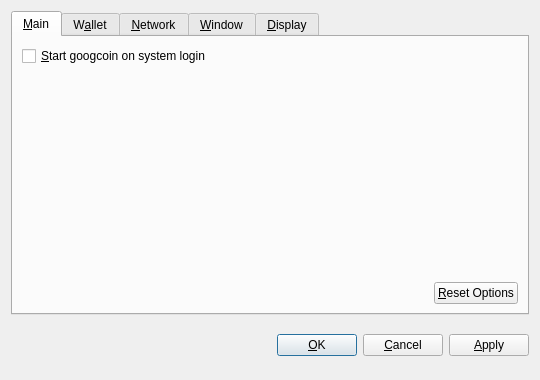
<?xml version="1.0" encoding="UTF-8"?>
<ui version="4.0">
 <class>OptionsDialog</class>
 <widget class="QDialog" name="OptionsDialog">
  <property name="geometry">
   <rect>
    <x>0</x>
    <y>0</y>
    <width>540</width>
    <height>380</height>
   </rect>
  </property>
  <property name="windowTitle">
   <string>Options</string>
  </property>
  <property name="modal">
   <bool>true</bool>
  </property>
  <layout class="QVBoxLayout" name="verticalLayout">
   <item>
    <widget class="QTabWidget" name="tabWidget">
     <property name="tabPosition">
      <enum>QTabWidget::North</enum>
     </property>
     <property name="currentIndex">
      <number>0</number>
     </property>
     <widget class="QWidget" name="tabMain">
      <attribute name="title">
       <string>&amp;Main</string>
      </attribute>
      <layout class="QVBoxLayout" name="verticalLayout_Main">
       <item>
        <widget class="QCheckBox" name="bitcoinAtStartup">
         <property name="toolTip">
          <string>Automatically start googcoin after logging in to the system.</string>
         </property>
         <property name="text">
          <string>&amp;Start googcoin on system login</string>
         </property>
        </widget>
       </item>
       <item>
        <spacer name="verticalSpacer_Main">
         <property name="orientation">
          <enum>Qt::Vertical</enum>
         </property>
         <property name="sizeHint" stdset="0">
          <size>
           <width>20</width>
           <height>40</height>
          </size>
         </property>
        </spacer>
       </item>
       <item>
        <layout class="QHBoxLayout" name="horizontalLayout_2_Main">
         <item>
          <spacer name="horizontalSpacer_2_Main">
           <property name="orientation">
            <enum>Qt::Horizontal</enum>
           </property>
           <property name="sizeHint" stdset="0">
            <size>
             <width>40</width>
             <height>20</height>
            </size>
           </property>
          </spacer>
         </item>
         <item>
          <widget class="QPushButton" name="resetButton">
           <property name="toolTip">
            <string>Reset all client options to default.</string>
           </property>
           <property name="text">
            <string>&amp;Reset Options</string>
           </property>
           <property name="autoDefault">
            <bool>false</bool>
           </property>
          </widget>
         </item>
        </layout>
       </item>
      </layout>
     </widget>
     <widget class="QWidget" name="tabWallet">
      <attribute name="title">
       <string>W&amp;allet</string>
      </attribute>
      <layout class="QVBoxLayout" name="verticalLayout_Network">
       <item>
        <widget class="QLabel" name="transactionFeeInfoLabel">
         <property name="text">
          <string>Optional transaction fee per kB that helps make sure your transactions are processed quickly. Most transactions are 1 kB.</string>
         </property>
         <property name="textFormat">
          <enum>Qt::PlainText</enum>
         </property>
         <property name="wordWrap">
          <bool>true</bool>
         </property>
        </widget>
       </item>
       <item>
        <layout class="QHBoxLayout" name="horizontalLayout_1_Main">
         <item>
          <widget class="QLabel" name="transactionFeeLabel">
           <property name="text">
            <string>Pay transaction &amp;fee</string>
           </property>
           <property name="textFormat">
            <enum>Qt::PlainText</enum>
           </property>
           <property name="buddy">
            <cstring>transactionFee</cstring>
           </property>
          </widget>
         </item>
         <item>
          <widget class="BitcoinAmountField" name="transactionFee"/>
         </item>
         <item>
          <spacer name="horizontalSpacer_1_Main">
           <property name="orientation">
            <enum>Qt::Horizontal</enum>
           </property>
           <property name="sizeHint" stdset="0">
            <size>
             <width>40</width>
             <height>20</height>
            </size>
           </property>
          </spacer>
         </item>
        </layout>
       </item>
       <item>
        <widget class="QLabel" name="label">
         <property name="text">
          <string>If you disable the spending of unconfirmed change, the change from a transaction cannot be used until that transaction has at least one confirmation. This also affects how your balance is computed.</string>
         </property>
         <property name="wordWrap">
          <bool>true</bool>
         </property>
        </widget>
       </item>
       <item>
        <widget class="QCheckBox" name="spendZeroConfChange">
         <property name="text">
          <string>Spend unconfirmed change  (experts only)</string>
         </property>
        </widget>
       </item>
       <item>
        <spacer name="verticalSpacer">
         <property name="orientation">
          <enum>Qt::Vertical</enum>
         </property>
         <property name="sizeHint" stdset="0">
          <size>
           <width>20</width>
           <height>40</height>
          </size>
         </property>
        </spacer>
       </item>
      </layout>
     </widget>
     <widget class="QWidget" name="tabNetwork">
      <attribute name="title">
       <string>&amp;Network</string>
      </attribute>
      <layout class="QVBoxLayout" name="verticalLayout_Network">
       <item>
        <widget class="QCheckBox" name="mapPortUpnp">
         <property name="toolTip">
          <string>Automatically open the googcoin client port on the router. This only works when your router supports UPnP and it is enabled.</string>
         </property>
         <property name="text">
          <string>Map port using &amp;UPnP</string>
         </property>
        </widget>
       </item>
       <item>
        <widget class="QCheckBox" name="connectSocks">
         <property name="toolTip">
          <string>Connect to the googcoin network through a SOCKS proxy (e.g. when connecting through Tor).</string>
         </property>
         <property name="text">
          <string>&amp;Connect through SOCKS proxy:</string>
         </property>
        </widget>
       </item>
       <item>
        <layout class="QHBoxLayout" name="horizontalLayout_Network">
         <item>
          <widget class="QLabel" name="proxyIpLabel">
           <property name="text">
            <string>Proxy &amp;IP:</string>
           </property>
           <property name="textFormat">
            <enum>Qt::PlainText</enum>
           </property>
           <property name="buddy">
            <cstring>proxyIp</cstring>
           </property>
          </widget>
         </item>
         <item>
          <widget class="QValidatedLineEdit" name="proxyIp">
           <property name="maximumSize">
            <size>
             <width>140</width>
             <height>16777215</height>
            </size>
           </property>
           <property name="toolTip">
            <string>IP address of the proxy (e.g. 127.0.0.1)</string>
           </property>
          </widget>
         </item>
         <item>
          <widget class="QLabel" name="proxyPortLabel">
           <property name="text">
            <string>&amp;Port:</string>
           </property>
           <property name="textFormat">
            <enum>Qt::PlainText</enum>
           </property>
           <property name="buddy">
            <cstring>proxyPort</cstring>
           </property>
          </widget>
         </item>
         <item>
          <widget class="QLineEdit" name="proxyPort">
           <property name="maximumSize">
            <size>
             <width>55</width>
             <height>16777215</height>
            </size>
           </property>
           <property name="toolTip">
            <string>Port of the proxy (e.g. 9050)</string>
           </property>
          </widget>
         </item>
         <item>
          <widget class="QLabel" name="socksVersionLabel">
           <property name="text">
            <string>SOCKS &amp;Version:</string>
           </property>
           <property name="textFormat">
            <enum>Qt::PlainText</enum>
           </property>
           <property name="buddy">
            <cstring>socksVersion</cstring>
           </property>
          </widget>
         </item>
         <item>
          <widget class="QValueComboBox" name="socksVersion">
           <property name="toolTip">
            <string>SOCKS version of the proxy (e.g. 5)</string>
           </property>
          </widget>
         </item>
         <item>
          <spacer name="horizontalSpacer_Network">
           <property name="orientation">
            <enum>Qt::Horizontal</enum>
           </property>
           <property name="sizeHint" stdset="0">
            <size>
             <width>40</width>
             <height>20</height>
            </size>
           </property>
          </spacer>
         </item>
        </layout>
       </item>
       <item>
        <spacer name="verticalSpacer_Network">
         <property name="orientation">
          <enum>Qt::Vertical</enum>
         </property>
         <property name="sizeHint" stdset="0">
          <size>
           <width>20</width>
           <height>40</height>
          </size>
         </property>
        </spacer>
       </item>
      </layout>
     </widget>
     <widget class="QWidget" name="tabWindow">
      <attribute name="title">
       <string>&amp;Window</string>
      </attribute>
      <layout class="QVBoxLayout" name="verticalLayout_Window">
       <item>
        <widget class="QCheckBox" name="minimizeToTray">
         <property name="toolTip">
          <string>Show only a tray icon after minimizing the window.</string>
         </property>
         <property name="text">
          <string>&amp;Minimize to the tray instead of the taskbar</string>
         </property>
        </widget>
       </item>
       <item>
        <widget class="QCheckBox" name="minimizeOnClose">
         <property name="toolTip">
          <string>Minimize instead of exit the application when the window is closed. When this option is enabled, the application will be closed only after selecting Quit in the menu.</string>
         </property>
         <property name="text">
          <string>M&amp;inimize on close</string>
         </property>
        </widget>
       </item>
       <item>
        <spacer name="verticalSpacer_Window">
         <property name="orientation">
          <enum>Qt::Vertical</enum>
         </property>
         <property name="sizeHint" stdset="0">
          <size>
           <width>20</width>
           <height>40</height>
          </size>
         </property>
        </spacer>
       </item>
      </layout>
     </widget>
     <widget class="QWidget" name="tabDisplay">
      <attribute name="title">
       <string>&amp;Display</string>
      </attribute>
      <layout class="QVBoxLayout" name="verticalLayout_Display">
       <item>
        <layout class="QHBoxLayout" name="horizontalLayout_1_Display">
         <item>
          <widget class="QLabel" name="langLabel">
           <property name="text">
            <string>User Interface &amp;language:</string>
           </property>
           <property name="textFormat">
            <enum>Qt::PlainText</enum>
           </property>
           <property name="buddy">
            <cstring>lang</cstring>
           </property>
          </widget>
         </item>
         <item>
          <widget class="QValueComboBox" name="lang">
           <property name="toolTip">
            <string>The user interface language can be set here. This setting will take effect after restarting googcoin.</string>
           </property>
          </widget>
         </item>
        </layout>
       </item>
       <item>
        <layout class="QHBoxLayout" name="horizontalLayout_2_Display">
         <item>
          <widget class="QLabel" name="unitLabel">
           <property name="text">
            <string>&amp;Unit to show amounts in:</string>
           </property>
           <property name="textFormat">
            <enum>Qt::PlainText</enum>
           </property>
           <property name="buddy">
            <cstring>unit</cstring>
           </property>
          </widget>
         </item>
         <item>
          <widget class="QValueComboBox" name="unit">
           <property name="toolTip">
            <string>Choose the default subdivision unit to show in the interface and when sending coins.</string>
           </property>
          </widget>
         </item>
        </layout>
       </item>
       <item>
        <widget class="QCheckBox" name="displayAddresses">
         <property name="toolTip">
          <string>Whether to show googcoin addresses in the transaction list or not.</string>
         </property>
         <property name="text">
          <string>&amp;Display addresses in transaction list</string>
         </property>
        </widget>
       </item>
       <item>
        <widget class="QCheckBox" name="coinControlFeatures">
         <property name="toolTip">
          <string>Whether to show coin control features or not.</string>
         </property>
         <property name="text">
          <string>Display coin &amp;control features (experts only!)</string>
         </property>
        </widget>
       </item>
       <item>
        <spacer name="verticalSpacer_Display">
         <property name="orientation">
          <enum>Qt::Vertical</enum>
         </property>
         <property name="sizeHint" stdset="0">
          <size>
           <width>20</width>
           <height>40</height>
          </size>
         </property>
        </spacer>
       </item>
      </layout>
     </widget>
    </widget>
   </item>
   <item>
    <layout class="QHBoxLayout" name="horizontalLayout_Buttons">
     <item>
      <spacer name="horizontalSpacer_1">
       <property name="orientation">
        <enum>Qt::Horizontal</enum>
       </property>
       <property name="sizeHint" stdset="0">
        <size>
         <width>40</width>
         <height>48</height>
        </size>
       </property>
      </spacer>
     </item>
     <item>
      <widget class="QLabel" name="statusLabel">
       <property name="font">
        <font>
         <weight>75</weight>
         <bold>true</bold>
        </font>
       </property>
       <property name="text">
        <string/>
       </property>
       <property name="textFormat">
        <enum>Qt::PlainText</enum>
       </property>
       <property name="wordWrap">
        <bool>true</bool>
       </property>
      </widget>
     </item>
     <item>
      <spacer name="horizontalSpacer_2">
       <property name="orientation">
        <enum>Qt::Horizontal</enum>
       </property>
       <property name="sizeHint" stdset="0">
        <size>
         <width>40</width>
         <height>48</height>
        </size>
       </property>
      </spacer>
     </item>
     <item>
      <widget class="QPushButton" name="okButton">
       <property name="text">
        <string>&amp;OK</string>
       </property>
      </widget>
     </item>
     <item>
      <widget class="QPushButton" name="cancelButton">
       <property name="text">
        <string>&amp;Cancel</string>
       </property>
       <property name="autoDefault">
        <bool>false</bool>
       </property>
      </widget>
     </item>
     <item>
      <widget class="QPushButton" name="applyButton">
       <property name="text">
        <string>&amp;Apply</string>
       </property>
       <property name="autoDefault">
        <bool>false</bool>
       </property>
      </widget>
     </item>
    </layout>
   </item>
  </layout>
 </widget>
 <customwidgets>
  <customwidget>
   <class>BitcoinAmountField</class>
   <extends>QSpinBox</extends>
   <header>bitcoinamountfield.h</header>
  </customwidget>
  <customwidget>
   <class>QValueComboBox</class>
   <extends>QComboBox</extends>
   <header>qvaluecombobox.h</header>
  </customwidget>
  <customwidget>
   <class>QValidatedLineEdit</class>
   <extends>QLineEdit</extends>
   <header>qvalidatedlineedit.h</header>
  </customwidget>
 </customwidgets>
 <resources/>
 <connections/>
</ui>
